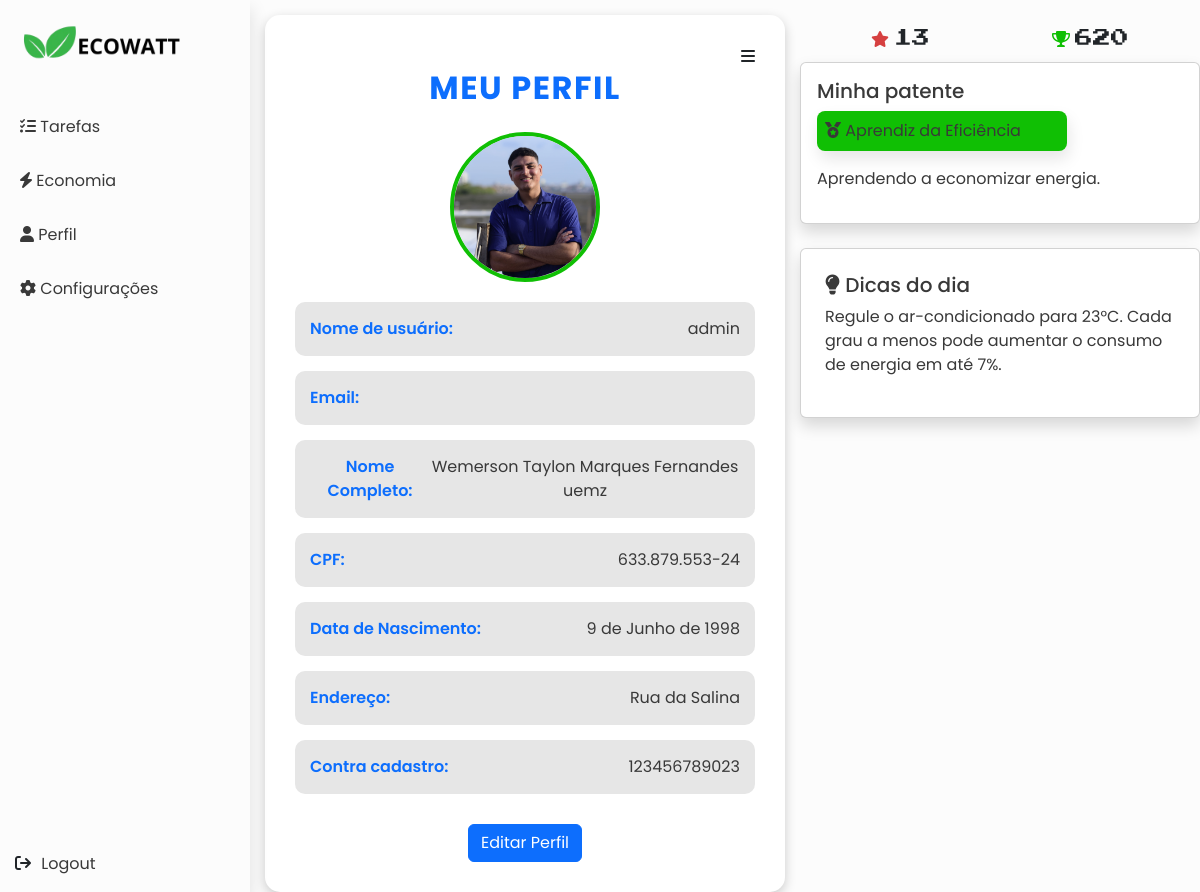
Screenshot of /user/perfil/ (signed in) with the database file from the repository.
### user/models.py (models this page shows, shortened)
class UserPerfil(models.Model):
    usuario = models.OneToOneField(
        User, on_delete=models.CASCADE, related_name='perfil_energia')
    nome_completo = models.CharField(max_length=220)
    foto = models.ImageField(upload_to='perfil_fotos/', blank=True,
                             null=True, help_text="Foto de perfil do usuário")
    cpf = models.CharField(max_length=14, help_text="CPF do usuário")
    data_nascimento = models.DateField(
        help_text="Data de nascimento do usuário", default=date(2007, 1, 1))
    cep = models.CharField(max_length=9, help_text="CEP do usuário")
    endereco = models.CharField(
        max_length=220, blank=True, null=True, help_text="Endereço completo")
    estado = models.CharField(
        max_length=2, blank=True, null=True, help_text="Estado da instalação (ex: PI)")
    cidade = models.CharField(
        max_length=100, blank=True, null=True, help_text="Cidade do usuário")
    contra_contrato = models.IntegerField(null=True)
    token = models.CharField(max_length=255, blank=True,
                             null=True, help_text="Token de autenticação")

### dashboard/models.py (models this page shows, shortened)
class PerfilGamer(models.Model):
    user = models.OneToOneField(
        User, on_delete=models.CASCADE, related_name='perfil')
    nivel = models.PositiveIntegerField(default=1)  # Nível atual
    experiencia = models.PositiveIntegerField(default=0)  # XP acumulada
    patente = models.CharField(
        max_length=50, choices=PATENTES, default='INICIANTE')  # Patente atual

class TextoDicas(models.Model):
    texto = models.CharField(max_length=300,blank=False)

### user/views.py (the view)
# urls.py: path('perfil/', views.perfil, name="perfil"),
@login_required
def perfil(request):
    user = request.user
    try:
        perfil = user.perfil_energia  # Usa o related_name definido no modelo
    except UserPerfil.DoesNotExist:
        perfil = UserPerfil(usuario=user)
        perfil.save()
    return render(request, 'perfil.html', {'perfil': user, 'user_perfil': perfil})

### dashboard/context_processors.py (called while the page is built)
def dados_dashboard(request):
    context = {}
    if request.user.is_authenticated:
        perfil, created = PerfilGamer.objects.get_or_create(user=request.user)
        pontuacao_atual = perfil.experiencia
        patente = perfil.get_patente_display()
        descricao_patente = DESCRICOES_PATENTES.get(perfil.patente, "Descrição não disponível.")
        dicas = TextoDicas.objects.all()
        if dicas.exists():
            dica_aleatoria = random.choice(dicas)  # Seleciona uma dica aleatória
            context['dica_aleatoria'] = dica_aleatoria.texto
        context.update({
            'pontuacao_atual': pontuacao_atual,
            'patente': patente,
            'descricao_patente': descricao_patente,
        })
    return context

### user/templates/perfil.html (shortened to what this page needs)
{% extends 'dashboard.html' %}
{% load static %}
{% block link_extras %}
    <link rel="stylesheet" href="{% static 'css/user/perfil.css' %}" />
    <link rel="stylesheet" href="{% static 'css/user/css-global.css' %}" />
{% endblock %}
{% block main %}
<div class="perfil-container">
    <div class="d-flex align-items-center justify-content-end">
        <div class="cog-container">
            <i class="fas fa-bars" id="bars-icon"></i>
        </div>
    </div>
    <h1>Meu Perfil</h1>
    <div class="perfil-foto">
        {% if user_perfil.foto %}
            <img src="{{ user_perfil.foto.url }}" alt="Foto de perfil">
        {% else %}
            <i class="fas fa-user icone-usuario"></i>
        {% endif %}
    </div>
    <div class="perfil-info">
        <div class="info-item">
            <strong>Nome de usuário:</strong> <span>{{ perfil.username }}</span>
        </div>
        <div class="info-item">
            <strong>Email:</strong>
        </div>
        <div class="info-item">
            <strong>Nome Completo:</strong> <span>{{ user_perfil.nome_completo }}</span>
        </div>
        <div class="info-item">
            <strong>CPF:</strong> <span>{{ user_perfil.cpf }}</span>
        </div>
        <div class="info-item">
            <strong>Data de Nascimento:</strong> <span>{{ user_perfil.data_nascimento }}</span>
        </div>
        <div class="info-item">
            <strong>Endereço:</strong> <span>{{ user_perfil.endereco }}</span>
        </div>
        <div class="info-item">
            <strong>Contra cadastro:</strong> <span>{{ user_perfil.contra_contrato }}</span>
        </div>
    </div>
    <div class="perfil-actions">
        <a href="{% url 'completar-perfil' %}" class="btn btn-primary">Editar Perfil</a>
    </div>
</div>
{% endblock %}

### dashboard/templates/dashboard.html (shortened to what this page needs)
{% load static %}
<!DOCTYPE html>
<html lang="pt-BR">
  <head>
    {% block link_extras %}{% endblock %}
    <link
      href="https://cdn.jsdelivr.net/npm/bootstrap@5.3.0/dist/css/bootstrap.min.css"
      rel="stylesheet"
    />
    <link
      href="https://cdnjs.cloudflare.com/ajax/libs/font-awesome/6.0.0-beta3/css/all.min.css"
      rel="stylesheet"
    />
    <link rel="stylesheet" href="{% static 'css/dashboard/dashboard.css' %}" />
    <link rel="stylesheet" href="{% static 'css/css-global.css' %}" />
  </head>
  <body>
    <div class="dashboard">
      {% block sidebar %}
      <div class="sidebar">
        <div class="header-sidebar">
          <img
            class="logomarca"
            src="{% static 'img/main_pages/ECOWATT.png' %}"
            alt=""
          />
          <a href="{% url 'dashboard' %}"
            ><i class="fas fa-tasks"></i> Tarefas</a
          >
          <a href="{% url 'pagina-economia' %}"
            ><i class="fas fa-bolt"></i> Economia</a
          >
          <a href="{% url 'perfil' %}"><i class="fas fa-user"></i> Perfil</a>
          <a href="{% url 'configuracoes' %}"
            ><i class="fas fa-cog"></i> Configurações</a
          >
        </div>
        <div class="footer-sidebar">
          <div class="content-logout">{% include 'logout.html' %}</div>
        </div>
      </div>
      {% endblock %}
      <main class="main-content">
        {% block main %}{% endblock %}
      </main>
      {% block painel_direito %}
      <div class="painel-direito">
        <div class="content-pontos-nivel">
          <div class="content-nivel">
            <i class="fas fa-star"></i><span title="Nivel">{{ request.user.perfil.nivel }}</span>
          </div>
          <div class="content-pontos">
            <i class="fas fa-trophy"></i><span title="Total pontos">{{ request.user.perfil.experiencia }}</span>
          </div>
        </div>
        <div class="card p-3 card-perfil mb-4 shadow">
          <h5>Minha patente</h5>
          <p class="content-patente"> <i class="fas fa-medal"></i> {{ patente }}</p>
          <p>{{ descricao_patente }}</p>
      </div>
      <div class="card p-4 card-perfil content-dica shadow">
          <h5><i class="fas fa-lightbulb"></i> Dicas do dia</h5>
          <p>{{ dica_aleatoria }}</p>
      </div>
      </div>
      {% endblock %}
    </div>
  </body>
</html>

### static/css/user/perfil.css (style rules this page uses)
.perfil-container { background-color: white; padding: 30px; border-radius: 15px; box-shadow: 0 4px 12px rgba(0, 0, 0, 0.2); max-width: 800px; margin: 0 auto; text-align: center; }
.perfil-container h1 { color: var(--blue-button); font-size: 32px; margin-bottom: 25px; font-weight: 700; text-transform: uppercase; letter-spacing: 1.5px; }
.perfil-foto { width: 150px; height: 150px; border-radius: 50%; background-color: var(--gray-light); margin: 0 auto 20px; overflow: hidden; display: flex; align-items: center; justify-content: center; border: 4px solid var(--green-accent); }
.perfil-foto img { width: 100%; height: 100%; object-fit: cover; }
.perfil-info { display: flex; flex-direction: column; gap: 15px; margin-top: 20px; }
.info-item { display: flex; justify-content: space-between; padding: 15px; background-color: var(--gray-light); border-radius: 10px; transition: transform 0.3s, box-shadow 0.3s; }
.info-item strong { color: var(--blue-button); font-weight: 600; }
.info-item span { color: var(--text-gray); }
.perfil-actions { text-align: center; margin-top: 30px; }
.cog-container { position: relative; cursor: pointer; }

### static/css/css-global.css (style rules this page uses)
:root { --green-light: #44d593; --green-background: #48bf6b; --gray-light: #e6e6e6; --text-gray: #393939; --blue-button: #0d6efd; --purple-button: #5250bd; --blue-button-hover: #6bb1e4; --text-gray-light: #b3b3b3; --red-accent: rgb(214, 64, 64); --green-medium-light: #4bc954; --green-dark: #067302; --green-very-dark: #036221; --green-accent: #10bf04; }

### static/css/dashboard/dashboard.css (style rules this page uses)
html, body { height: 100%; margin: 0; padding: 0; font-family: "Poppins", sans-serif; background-color: #fcfcfc; }
.logomarca { width: 200px; height: 100px; object-fit: cover; }
.dashboard { width: 100%; display: flex; align-items: center; justify-content: space-between; height: 100%; }
.sidebar { display: flex; align-items: flex-start; justify-content: space-between; position:fixed; width: 100%; max-width: 250px; flex-direction: column; box-shadow: 2px 8px 16px rgba(0, 0, 0, 0.1); height: 100%; }
.header-sidebar { display: flex; flex-direction: column; width: 100%; }
.header-sidebar a { text-decoration: none; padding: 15px 20px; color: var(--text-gray); transition: all 0.3s ease; width: 100%; }
.footer-sidebar { width: 100%; }
.footer-sidebar .content-logout { display: flex; align-items: center; justify-content: flex-start; padding: 15px; width: 100%; }
.main-content { display: flex; align-items: flex-start; width: 100%; flex-direction: column; margin-left: 250px; padding: 15px; height: 100%; }
.painel-direito { height: 100%; display: flex; align-items: flex-start; flex-direction: column; padding: 15px 0; }
.content-pontos-nivel { display: flex; align-items: center; justify-content: space-around; width: 100%; padding: 10px; }
.content-nivel, .content-pontos { display: flex; align-items: center; justify-content: center; gap: 5px; }
.content-pontos i { color: var(--green-accent); }
.content-nivel i { color: var(--red-accent); font-size: 1em; }
.content-pontos span, .content-nivel span { font-size: 18px; font-family: "Press Start 2P", serif; }
.content-patente { padding: 8px; background-color: var(--green-accent); box-shadow: 2px 8px 16px rgba(0, 0, 0, 0.1); border-radius: 8px; width: 250px; }
.card-perfil { color: var(--text-gray); width: 100%; }
.content-dica p { width: 350px; }

### rows the page displays
UserPerfil: foto (picture), nome_completo "Wemerson Taylon Marques Fernandes uemz", cpf "633.879.553-24", data_nascimento "9 de Junho de 1998", endereco "Rua da Salina", contra_contrato "123456789023"
TextoDicas: texto "Regule o ar-condicionado para 23°C. Cada grau a menos pode aumentar o consumo de energia em até 7%."

### other values shown
{{ perfil.username }} "admin"
{{ request.user.perfil.nivel }} "13"
{{ request.user.perfil.experiencia }} "620"
{{ patente }} "Aprendiz da Eficiência"
{{ descricao_patente }} "Aprendendo a economizar energia."
